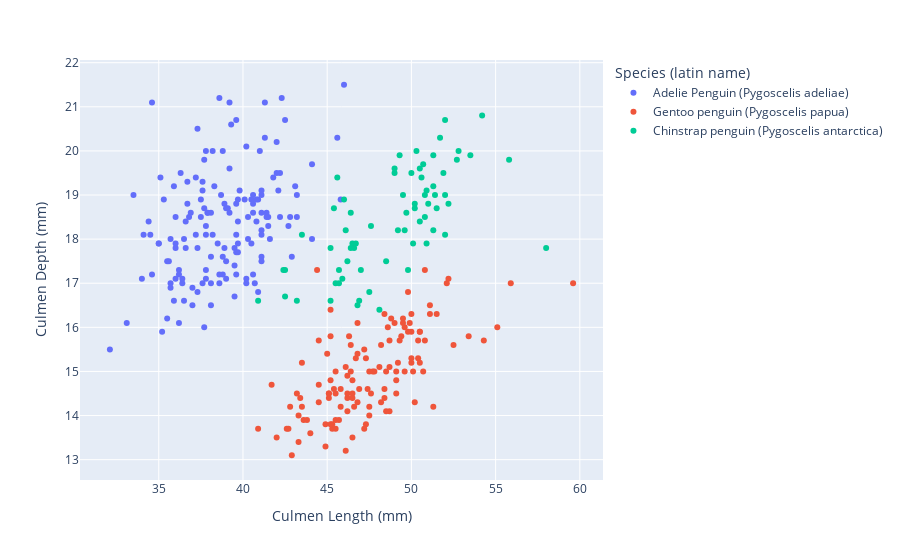

The code cell stored with this chart in its notebook:
### Code cell
fig.update_layout(legend_title_text='Species (latin name)')
fig

### Figure 1 — Plotly figure (JSON) as saved in the notebook; plotly's stock layout.template omitted (floating-point values rounded to 4 significant figures; data arrays with more than 128 entries replaced by an {"elided": "..."} marker saying what was removed)
{"data": [{"hovertemplate": "Species=Adelie Penguin (Pygoscelis adeliae)<br>Culmen Length (mm)=%{x}<br>Culmen Depth (mm)=%{y}<extra></extra>", "legendgroup": "Adelie Penguin (Pygoscelis adeliae)", "marker": {"color": "#636efa", "symbol": "circle"}, "mode": "markers", "name": "Adelie Penguin (Pygoscelis adeliae)", "orientation": "v", "showlegend": true, "type": "scatter", "x": {"elided": "152 float values"}, "xaxis": "x", "y": {"elided": "152 float values"}, "yaxis": "y"}, {"hovertemplate": "Species=Gentoo penguin (Pygoscelis papua)<br>Culmen Length (mm)=%{x}<br>Culmen Depth (mm)=%{y}<extra></extra>", "legendgroup": "Gentoo penguin (Pygoscelis papua)", "marker": {"color": "#EF553B", "symbol": "circle"}, "mode": "markers", "name": "Gentoo penguin (Pygoscelis papua)", "orientation": "v", "showlegend": true, "type": "scatter", "x": [46.1, 50, 48.7, 50, 47.6, 46.5, 45.4, 46.7, 43.3, 46.8, 40.9, 49, 45.5, 48.4, 45.8, 49.3, 42, 49.2, 46.2, 48.7, 50.2, 45.1, 46.5, 46.3, 42.9, 46.1, 44.5, 47.8, 48.2, 50, 47.3, 42.8, 45.1, 59.6, 49.1, 48.4, 42.6, 44.4, 44, 48.7, 42.7, 49.6, 45.3, 49.6, 50.5, 43.6, 45.5, 50.5, 44.9, 45.2, 46.6, 48.5, 45.1, 50.1, 46.5, 45, 43.8, 45.5, 43.2, 50.4, 45.3, 46.2, 45.7, 54.3, 45.8, 49.8, 46.2, 49.5, 43.5, 50.7, 47.7, 46.4, 48.2, 46.5, 46.4, 48.6, 47.5, 51.1, 45.2, 45.2, 49.1, 52.5, 47.4, 50, 44.9, 50.8, 43.4, 51.3, 47.5, 52.1, 47.5, 52.2, 45.5, 49.5, 44.5, 50.8, 49.4, 46.9, 48.4, 51.1, 48.5, 55.9, 47.2, 49.1, 47.3, 46.8, 41.7, 53.4, 43.3, 48.1, 50.5, 49.8, 43.5, 51.5, 46.2, 55.1, 44.5, 48.8, 47.2, null, 46.8, 50.4, 45.2, 49.9], "xaxis": "x", "y": [13.2, 16.3, 14.1, 15.2, 14.5, 13.5, 14.6, 15.3, 13.4, 15.4, 13.7, 16.1, 13.7, 14.6, 14.6, 15.7, 13.5, 15.2, 14.5, 15.1, 14.3, 14.5, 14.5, 15.8, 13.1, 15.1, 14.3, 15, 14.3, 15.3, 15.3, 14.2, 14.5, 17, 14.8, 16.3, 13.7, 17.3, 13.6, 15.7, 13.7, 16, 13.7, 15, 15.9, 13.9, 13.9, 15.9, 13.3, 15.8, 14.2, 14.1, 14.4, 15, 14.4, 15.4, 13.9, 15, 14.5, 15.3, 13.8, 14.9, 13.9, 15.7, 14.2, 16.8, 14.4, 16.2, 14.2, 15, 15, 15.6, 15.6, 14.8, 15, 16, 14.2, 16.3, 13.8, 16.4, 14.5, 15.6, 14.6, 15.9, 13.8, 17.3, 14.4, 14.2, 14, 17, 15, 17.1, 14.5, 16.1, 14.7, 15.7, 15.8, 14.6, 14.4, 16.5, 15, 17, 15.5, 15, 13.8, 16.1, 14.7, 15.8, 14, 15.1, 15.2, 15.9, 15.2, 16.3, 14.1, 16, 15.7, 16.2, 13.7, null, 14.3, 15.7, 14.8, 16.1], "yaxis": "y"}, {"hovertemplate": "Species=Chinstrap penguin (Pygoscelis antarctica)<br>Culmen Length (mm)=%{x}<br>Culmen Depth (mm)=%{y}<extra></extra>", "legendgroup": "Chinstrap penguin (Pygoscelis antarctica)", "marker": {"color": "#00cc96", "symbol": "circle"}, "mode": "markers", "name": "Chinstrap penguin (Pygoscelis antarctica)", "orientation": "v", "showlegend": true, "type": "scatter", "x": [46.5, 50, 51.3, 45.4, 52.7, 45.2, 46.1, 51.3, 46, 51.3, 46.6, 51.7, 47, 52, 45.9, 50.5, 50.3, 58, 46.4, 49.2, 42.4, 48.5, 43.2, 50.6, 46.7, 52, 50.5, 49.5, 46.4, 52.8, 40.9, 54.2, 42.5, 51, 49.7, 47.5, 47.6, 52, 46.9, 53.5, 49, 46.2, 50.9, 45.5, 50.9, 50.8, 50.1, 49, 51.5, 49.8, 48.1, 51.4, 45.7, 50.7, 42.5, 52.2, 45.2, 49.3, 50.2, 45.6, 51.9, 46.8, 45.7, 55.8, 43.5, 49.6, 50.8, 50.2], "xaxis": "x", "y": [17.9, 19.5, 19.2, 18.7, 19.8, 17.8, 18.2, 18.2, 18.9, 19.9, 17.8, 20.3, 17.3, 18.1, 17.1, 19.6, 20, 17.8, 18.6, 18.2, 17.3, 17.5, 16.6, 19.4, 17.9, 19, 18.4, 19, 17.8, 20, 16.6, 20.8, 16.7, 18.8, 18.6, 16.8, 18.3, 20.7, 16.6, 19.9, 19.5, 17.5, 19.1, 17, 17.9, 18.5, 17.9, 19.6, 18.7, 17.3, 16.4, 19, 17.3, 19.7, 17.3, 18.8, 16.6, 19.9, 18.8, 19.4, 19.5, 16.5, 17, 19.8, 18.1, 18.2, 19, 18.7], "yaxis": "y"}], "layout": {"legend": {"title": {"text": "Species (latin name)"}, "tracegroupgap": 0}, "margin": {"t": 60}, "xaxis": {"anchor": "y", "domain": [0, 1], "title": {"text": "Culmen Length (mm)"}}, "yaxis": {"anchor": "x", "domain": [0, 1], "title": {"text": "Culmen Depth (mm)"}}}}
